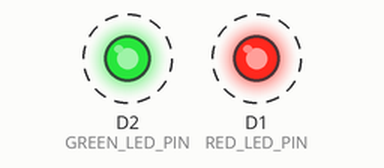
This sketch was run on a simulated ESP8266 (NodeMCU). Shown: output pins drawn as LEDs (lit = HIGH). Dashed ring = blinking.

Above: at 0.5 s.
Timing chart, 0 to 4.6 s (numbered marks = the images above):
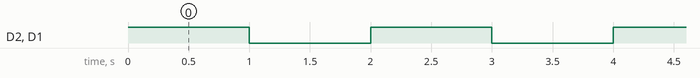

Measured:
- by itself, D2 (GREEN_LED_PIN), D1 (RED_LED_PIN): alternates HIGH for 1.0 s and LOW for 1.0 s

The sketch:

TC_01.ino
```cpp
#define RED_LED_PIN D1
#define GREEN_LED_PIN D2

//Blinks both LEDs with a period of 2s

void setup() {
  // put your setup code here, to run once:
  pinMode(GREEN_LED_PIN, OUTPUT);
  pinMode(RED_LED_PIN, OUTPUT);
}

void loop() {
  // put your main code here, to run repeatedly:
  digitalWrite(GREEN_LED_PIN, HIGH);
  digitalWrite(RED_LED_PIN, HIGH);
  delay(1000);

  digitalWrite(GREEN_LED_PIN, LOW);
  digitalWrite(RED_LED_PIN, LOW);
  delay(1000);
}
```
